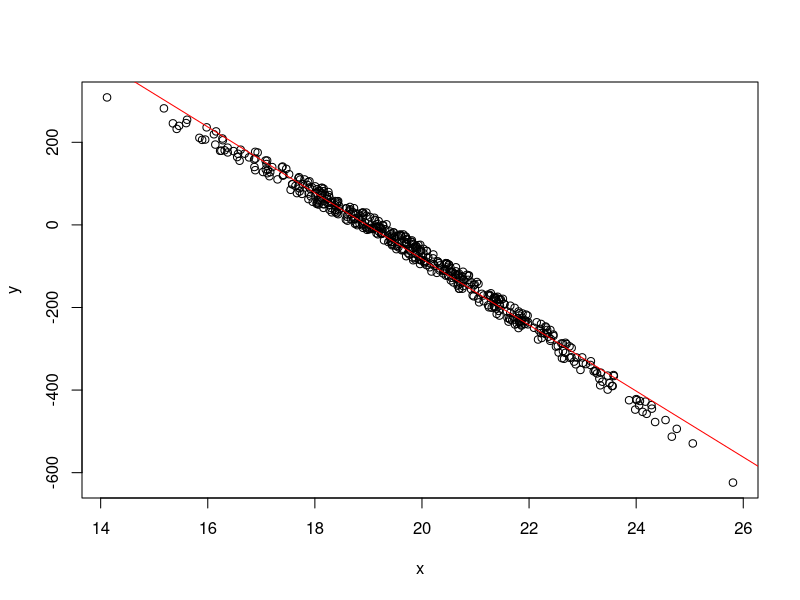
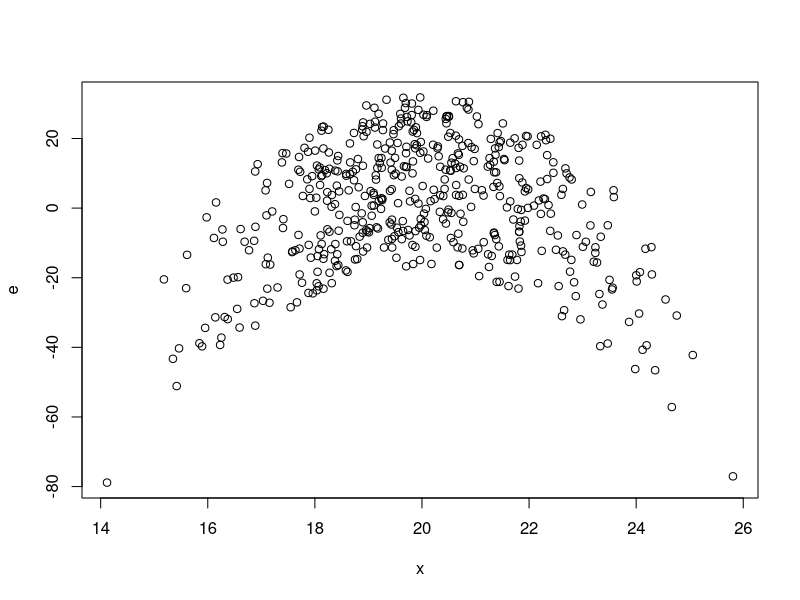

The R script that drew these images, in order:
## ---- chunk 1
#| code-fold: true
#| code-summary: "Click here to see the data simulation & initial model code"

set.seed(9999)
n <- 500

x <- rnorm(n, 20, 2)
u <- runif(n, 0, 50)
beta1 <- 700
beta2 <- -2

## True model:
y <- beta1 + beta2 * I(x^2) + u

## Estimate a model of Y on X (so not the squared form)
model <- lm(y ~ x)

## Initial model summary
e <- model$residuals

knitr::kable(
  summary(model)$coefficients,
  digits = 3,
  col.names = c("Estimate", "Std. Error", "t value", "p-value")
)

## ---- chunk 2
#| label: fig-regression
#| code-fold: true
#| code-summary: "Click here to see the plotting code"
#| layout-ncol: 2
#| fig-width: 5
#| fig-height: 4
#| fig-cap: "A regression and a diagnostic graph"
#| fig-subcap:
#|   - "True DGP vs estimated regression (red)"
#|   - "Regressor vs residuals"

## Plot 1: Data and linear fit
plot(x, y)
abline(model, col = "red")

## Plot 2: Residuals vs regressor
plot(x, e)
## ---- chunk 3
#| code-fold: true
#| code-summary: "Click here to see the code for the diagnostic regression"


## Regress residuals on a squared form of demeaned x
x_dm2 <- I((x - mean(x))^2)
model2 <- lm(e ~ x_dm2)

knitr::kable(
  summary(model2)$coefficients,
  digits = 3,
  col.names = c("Estimate", "Std. Error", "t value", "p-value")
)
